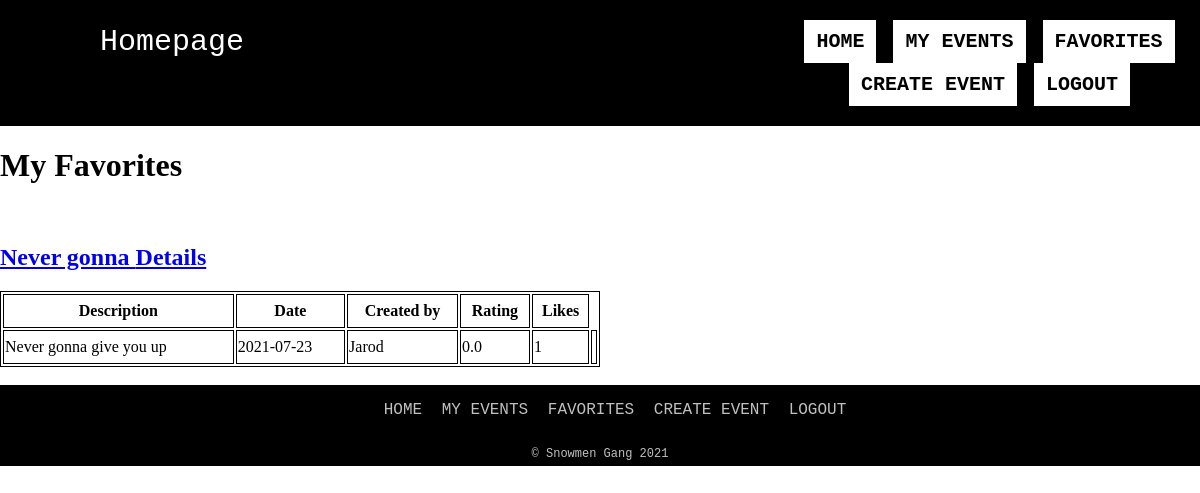
The app's page /events/favorites (signed in) with its own data.
### models.py (models this page shows, shortened)
class Event(db.Model):
    event_id = db.Column("Event_ID", db.Integer, primary_key=True)
    date = db.Column("Date", db.String(10))
    name = db.Column("Name", db.String(75))
    rating = db.Column("Rating", db.Float)
    user = db.Column("User", db.String(50))
    reports = db.Column("Reports", db.Integer)
    desc = db.Column("Description", db.String(500))
    likes = db.Column("Likes", db.Integer)
    filename = db.Column("filename", db.String(150), nullable=False, server_default='default.png')
    user_id = db.Column(db.Integer(), db.ForeignKey("user.User_ID"), nullable=False)
    events_attending = db.relationship("RSVP", backref="event",cascade="all, delete-orphan", lazy=True)

### routes.py (the view)
@app.route('/events/favorites')
def favorite_events():
    if session.get('user'):
        id = session.get('user_id')
        fav_events = db.session.query(Likes).filter_by(user_id=id).all()
        events = []
        for i in fav_events:
            events.append(db.session.query(Event).filter_by(event_id=i.event_id).one())
        return render_template('favorite_events.html', events=events, user=session['user'])
    else:
        return redirect(url_for('login'))

### Templates/favorite_events.html (shortened to what this page needs)
<!DOCTYPE html>
<html lang="en">
<head>
	<link rel="stylesheet" href="{{ url_for('static', filename='header_footer.css') }}">
	<link rel="stylesheet" href="{{ url_for('static', filename='EventInfo.css') }}">
</head>
<body>
	<div class="wrapper">
		<header>
			<div class="topnav">
				<a href="#" class="page-title">Homepage</a>
				<nav class="nav-ul">
					<ul class="nav-ul-center">
						<li><a href="{{url_for('index') }}">Home</a></li>
						<li><a href="{{url_for('my_events') }}">My Events</a></li>
						<li><a href="{{url_for('favorite_events') }}">Favorites</a></li>
						<li><a href="{{url_for('new_event') }}" >Create Event</a></li>
						{% if user%}
						<li>
							<a href = "{{url_for('logout') }}">Logout</a>
						</li>
						{%else%}
						<li><a href = "{{url_for('login') }}">Sign in</a></li>
						<li><a href = "{{url_for('register') }}">Register</a></li>
						{% endif%}
					</ul>
				</nav>
			</div>
		</header>
	<main>
		<h1>My Favorites</h1>
        <br>
        {% for event in events %}
            <h2><a href="{{ url_for('get_event', e_id=event.event_id )}}">{{event.name}} Details</a></h2>
            <table>
                <tr>
                    <th>Description</th>
                    <th>Date</th>
                    <th>Created by</th>
                    <th>Rating</th>
                    <th>Likes</th>
                </tr>
                <tr>
                    <td>{{ event.desc }}</td>
                    <td>{{ event.date }}</td>
                    <td>{{ event.user }}</td>
                    <td>{{ event.rating }}</td>
                    <td>{{ event.likes }}</td>
					<td>
					</td>
                </tr>
            </table>
            <br>
        {% endfor %}
	</main>
	<footer>
		<div class="botnav">
			<nav class="nav-ul">
				<ul>
					<li><a href="{{url_for('index') }}">Home</a></li>
					<li><a href="{{url_for('my_events') }}">My Events</a></li>
					<li><a href="{{url_for('favorite_events') }}">Favorites</a></li>
					<li><a href="{{url_for('new_event') }}" >Create Event</a></li>
					{% if user%}
						<li>
							<a href = "{{url_for('logout') }}">Logout</a>
						</li>
						{%else%}
						<li><a href = "{{url_for('login') }}">Sign in</a></li>
						<li><a href = "{{url_for('register') }}">Register</a></li>
						{% endif%}
				</ul>
			</nav>
			<p id="copyright">&copy; Snowmen Gang 2021</p>
		</div>
	</footer>
	</div>
</body>
</html>

### Static/header_footer.css (style rules this page uses)
body { margin: 0; }
nav li { display: inline-block; }
nav a { display: block; }
header, footer { font-family: 'Courier New', monospace; background-color: black; color: black; font-size: 20px; width: 100%; margin-left: auto; margin-right: auto; }
.page-title { font-size: 30px; color: white; float: left; margin-left: 100px; padding-top: 25px; text-decoration: none; }
.nav-ul { list-style: none; margin: 0; padding: 0; overflow: hidden; text-transform: uppercase; }
header .nav-ul ul { text-align: center; margin-left: 500px; }
header .nav-ul ul li { list-style: none; display: inline-block; }
header .nav-ul li a { color: black; background-color: white; font-weight: bold; margin-right: 5px; text-decoration: none; padding: 10px 12px; }
footer .nav-ul ul { font-size: 16px; text-align: center; top: 0; }
footer .nav-ul li a { text-decoration: none; padding-right: 10px; color: #C0C0C0; }
#copyright { text-align: center; color: #C0C0C0; font-size: 12px; padding-bottom: 5px; }

### Static/EventInfo.css (style rules this page uses)
table, th, td { border: 1px solid black; height: 30px; }
table { width: 50%; }

### records on screen
Event: name "Never gonna", desc "Never gonna give you up", date "2021-07-23", user "Jarod", rating "0.0", likes "1"
